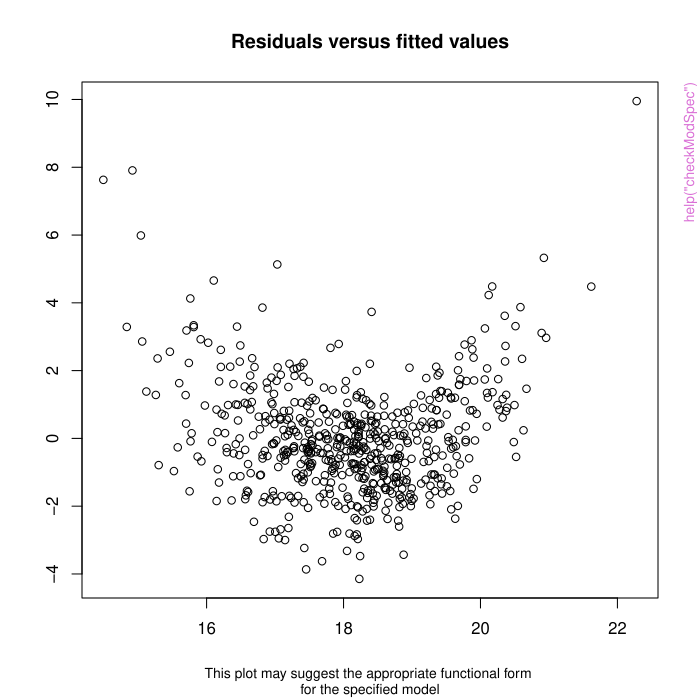

Source code (R):
pkgname <- "midoc"
source(file.path(R.home("share"), "R", "examples-header.R"))
options(warn = 1)
options(pager = "console")
library('midoc')

base::assign(".oldSearch", base::search(), pos = 'CheckExEnv')
base::assign(".old_wd", base::getwd(), pos = 'CheckExEnv')
cleanEx()
nameEx("checkCRA")
### * checkCRA

flush(stderr()); flush(stdout())

### Name: checkCRA
### Title: Inspect complete records analysis model
### Aliases: checkCRA

### ** Examples

# Example DAG for which complete records analysis is not valid, but could be
## valid for a different set of covariates
checkCRA(y="bmi7", covs="matage", r_cra="r",
         mdag="matage -> bmi7 mated -> matage mated -> bmi7
               sep_unmeas -> mated sep_unmeas -> r")
# For the DAG in the example above, complete records analysis is valid
## if a different set of covariates is used
checkCRA(y="bmi7", covs="matage mated", r_cra="r",
         mdag="matage -> bmi7 mated -> matage mated -> bmi7
               sep_unmeas -> mated sep_unmeas -> r")

# Example DAG for which complete records is not valid, but could be valid
## for a different estimand
checkCRA(y="bmi7", covs="matage mated", r_cra="r",
         mdag="matage -> bmi7 mated -> matage mated -> bmi7
               sep_unmeas -> mated sep_unmeas -> r matage -> bmi3
               mated -> bmi3 bmi3 -> bmi7 bmi3 -> r")

# Example DAG for which complete records analysis is never valid
checkCRA(y="bmi7", covs="matage mated", r_cra="r",
         mdag="matage -> bmi7 mated -> matage mated -> bmi7
               sep_unmeas -> mated sep_unmeas -> r bmi7 -> r")



cleanEx()
nameEx("checkMI")
### * checkMI

flush(stderr()); flush(stdout())

### Name: checkMI
### Title: Inspect multiple imputation model
### Aliases: checkMI

### ** Examples

# Example DAG for which multiple imputation is valid
checkMI(dep="bmi7", preds="matage mated pregsize", r_dep="r",
        mdag="matage -> bmi7 mated -> matage mated -> bmi7
              sep_unmeas -> mated sep_unmeas -> r pregsize -> bmi7
              pregsize -> bwt sep_unmeas -> bwt")

# Example DAG for which multiple imputation is not valid, due to a collider
checkMI(dep="bmi7", preds="matage mated bwt", r_dep="r",
        mdag="matage -> bmi7 mated -> matage mated -> bmi7
              sep_unmeas -> mated sep_unmeas -> r pregsize -> bmi7
              pregsize -> bwt sep_unmeas -> bwt")



cleanEx()
nameEx("checkModSpec")
### * checkModSpec

flush(stderr()); flush(stdout())

### Name: checkModSpec
### Title: Inspect parametric model specification
### Aliases: checkModSpec

### ** Examples

# Example (incorrectly) assuming a linear relationship
checkModSpec(formula="bmi7~matage+mated+pregsize",
             family="gaussian(identity)", data=bmi)
  ## For the example above, (correctly) assuming a quadratic relationship
checkModSpec(formula="bmi7~matage+I(matage^2)+mated+pregsize",
             family="gaussian(identity)", data=bmi)



cleanEx()
nameEx("descMissData")
### * descMissData

flush(stderr()); flush(stdout())

### Name: descMissData
### Title: Lists missing data patterns in the specified dataset
### Aliases: descMissData

### ** Examples

descMissData(y="bmi7", covs="matage mated", data=bmi)
descMissData(y="bmi7", covs="matage mated pregsize bwt", data=bmi, plot=TRUE)



cleanEx()
nameEx("doMImice")
### * doMImice

flush(stderr()); flush(stdout())

### Name: doMImice
### Title: Performs multiple imputation
### Aliases: doMImice

### ** Examples

# First specify the imputation model as a 'mimod' object
## (suppressing the message)
mimod_bmi7 <- checkModSpec(formula="bmi7~matage+I(matage^2)+mated+pregsize",
                           family="gaussian(identity)",
                           data=bmi,
                           message=FALSE)
# Save the proposed 'mice' options as a 'miprop' object
## (suppressing the message)
miprop <- proposeMI(mimodobj=mimod_bmi7,
                    data=bmi,
                    message=FALSE,
                    plot = FALSE)
# Create the set of imputed datasets using the proposed 'mice' options
imp <- doMImice(miprop,123)

# Additionally, fit the substantive model to each imputed dataset and display
## the pooled results
doMImice(miprop, 123, substmod="lm(bmi7 ~ matage + I(matage^2) + mated)")



cleanEx()
nameEx("exploreDAG")
### * exploreDAG

flush(stderr()); flush(stdout())

### Name: exploreDAG
### Title: Compares data with proposed DAG
### Aliases: exploreDAG

### ** Examples

exploreDAG(mdag="matage -> bmi7 mated -> matage mated -> bmi7
                 sep_unmeas -> mated sep_unmeas -> r",
           data=bmi)



cleanEx()
nameEx("midocVignette")
### * midocVignette

flush(stderr()); flush(stdout())

### Name: midocVignette
### Title: Run an interactive vignette for the midoc package
### Aliases: midocVignette

### ** Examples

## Don't show: 
if (interactive()) (if (getRversion() >= "3.4") withAutoprint else force)({ # examplesIf
## End(Don't show)
# Run the interactive vignette
midocVignette()
## Don't show: 
}) # examplesIf
## End(Don't show)



cleanEx()
nameEx("proposeMI")
### * proposeMI

flush(stderr()); flush(stdout())

### Name: proposeMI
### Title: Suggests multiple imputation options
### Aliases: proposeMI

### ** Examples

# First specify each imputation model as a 'mimod' object
## (suppressing the message)
mimod_bmi7 <- checkModSpec(formula="bmi7~matage+I(matage^2)+mated+pregsize",
                           family="gaussian(identity)",
                           data=bmi,
                           message=FALSE)
mimod_pregsize <- checkModSpec(
                           formula="pregsize~bmi7+matage+I(matage^2)+mated",
                           family="binomial(logit)",
                           data=bmi,
                           message=FALSE)

# Display the proposed 'mice' options (suppressing the plot prompt)
## When specifying a single imputation model
proposeMI(mimodobj=mimod_bmi7,
          data=bmi,
          plotprompt = FALSE)
## When specifying more than one imputation model (suppressing the plots)
proposeMI(mimodobj=list(mimod_bmi7,mimod_pregsize),
          data=bmi,
          plot = FALSE)



### * <FOOTER>
###
cleanEx()
options(digits = 7L)
base::cat("Time elapsed: ", proc.time() - base::get("ptime", pos = 'CheckExEnv'),"\n")
grDevices::dev.off()
###
### Local variables: ***
### mode: outline-minor ***
### outline-regexp: "\\(> \\)?### [*]+" ***
### End: ***
quit('no')
